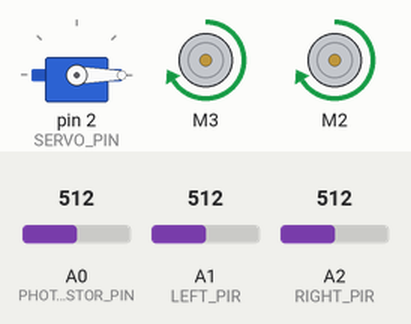
A sketch run on a simulated Arduino Uno, built with avr-gcc and run on an emulated ATmega328P. Shown: servo, 2 × DC motor (green arrow = forward, orange = backward, longer = faster). The test bench sets the inputs (shaded band); at power-on: A0 (PHOTOTRANSISTOR_PIN) = 512, A1 (LEFT_PIR) = 512, A2 (RIGHT_PIR) = 512. What the sketch prints to the serial monitor is not drawn.

Above: at 6.2 s.
6.3 s: A0 (PHOTOTRANSISTOR_PIN) set to 12
7.8 s: A0 (PHOTOTRANSISTOR_PIN) set to 9
10.2 s: A0 (PHOTOTRANSISTOR_PIN) set to 122
At 11.4 s:
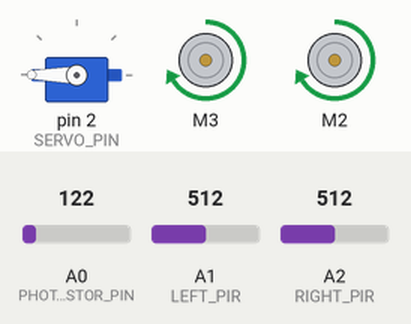
11.7 s: A0 (PHOTOTRANSISTOR_PIN) set to 0
At 12.2 s:
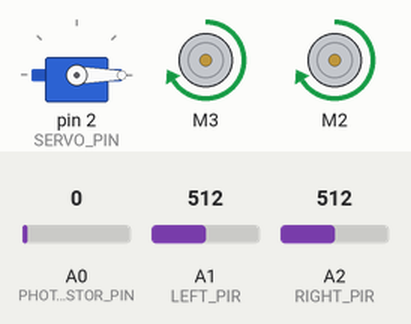
13.2 s: A0 (PHOTOTRANSISTOR_PIN) set to 511
At 13.9 s:
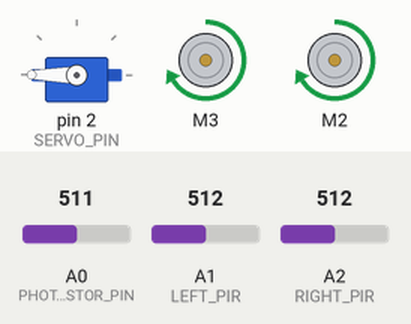
Timing chart, 0 to 15.7 s (numbered marks = the images above; inputs shaded):
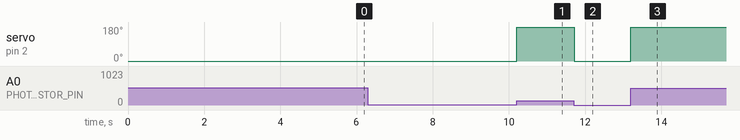

The sketch:

pid.ino
```cpp
/*
 * PIR sensor base code from https://learn.adafruit.com/pir-passive-infrared-proximity-motion-sensor/using-a-pir-w-arduino
 * PID code from MP3
 */

#include <Wire.h>
#include <Adafruit_MotorShield.h>
#include "utility/Adafruit_MS_PWMServoDriver.h"
#include <Servo.h>
#include <movingAvg.h>

// Define pins
#define LEFT_PIR A1      // Set left sensor pin to A1
#define RIGHT_PIR A2     // Set right sensor pin to A2
#define LEFT_MOTOR 3        // Set left motor pin to M3
#define RIGHT_MOTOR 2       // Set right motor pin to M2
#define SERVO_PIN 2             // D2
#define PHOTOTRANSISTOR_PIN A0

// Thresholds of HIGH v. LOW
#define PIR_THRESHOLD 800
#define LIGHT_THRESHOLD 10            // light/dark LIGHT_THRESHOLD

// Servo constants
#define DELAY 900
#define IN_POS 180
#define OUT_POS 0

// Serial baud rate
#define BAUD_RATE 115200

// Set initial speed of motors
// This also controls overall speed once it gets going
#define INITIAL_SPEED 200

// Initialize values
int leftPirState = LOW;             // we start, assuming no motion detected
int rightPirState = LOW;            // we start, assuming no motion detected
int leftVal = 0;                    // variable for reading the pin status
int rightVal = 0;                   // variable for reading the pin status
bool leftHigh, rightHigh;
bool head_in;      // toggle based on head position

// Initialize coefficients for tuning
double kp = 0; // Coefficient proportional gain - raw increase or decrease
double ki = 0; // Coefficient for integral gain
double kd = 0; // Coefficient for derivative gain - linear with amplitude

// Track times
uint32_t currentTime, previousTime, elapsedTime;

// Track error
int sensor[2] = {0, 0}; //    Initialize values for left and right sensors.
                        //    errors can be -1, 0, or 1 depending on which side
                        //    of the tape the robot is on.
                        //    sensor[0] is left wheel. sensor[1] is right wheel.
int error, previousError; // Track current and previous errors
double PID = 0.0; // Initialize PID for control loop
double cumeError, rateError;

// Create the motor shield object with the default I2C address
Adafruit_MotorShield AFMS = Adafruit_MotorShield();

// Select which 'port' M1, M2, M3 or M4.
Adafruit_DCMotor *leftMotor = AFMS.getMotor(LEFT_MOTOR);   // attach left motor
Adafruit_DCMotor *rightMotor = AFMS.getMotor(RIGHT_MOTOR);  // attach right motor

// Set up servo and phototransistor
Servo headServo;  // create servo object to control a servo
movingAvg phototransistor(10);      // use 10 data points for moving avg

void setup() {
  // Initialize serial monitor
  Serial.begin(BAUD_RATE);
  Serial.setTimeout(1);
  head_in = true;

  // Initialize servo and phototransistor moving average
  headServo.attach(SERVO_PIN);
  headServo.write(OUT_POS);         // initial position of head out

  phototransistor.begin();
  phototransistor.reset();

  // Set up pins
  pinMode(LEFT_PIR, INPUT);     // declare sensor as input
  pinMode(RIGHT_PIR, INPUT);    // declare sensor as input

  if (!AFMS.begin()) {         // create with the default frequency 1.6KHz
    Serial.println("Could not find Motor Shield. Check wiring.");
    while (1);
  }
  Serial.println("Motor Shield found.");

  previousTime = millis(); // Get the current value of the millis timer
  previousError = 0;

  delay(5000); // Delay so that the robot does not start moving right away

  // Set the speed to start, from 0 (off) to 255 (max speed)
  leftMotor->setSpeed(INITIAL_SPEED);
  rightMotor->setSpeed(INITIAL_SPEED);

  leftMotor->run(FORWARD);
  rightMotor->run(FORWARD);
}

void loop() {
  // variables to track phototransistor readings
  uint16_t phototransistorData;
  uint16_t phototransistorMovingAvg;

  // read sensor input values
  leftVal = analogRead(LEFT_PIR);
  rightVal = analogRead(RIGHT_PIR);

  phototransistorData = analogRead(PHOTOTRANSISTOR_PIN);
  phototransistorMovingAvg = phototransistor.reading(phototransistorData);

  if ((phototransistorMovingAvg <= LIGHT_THRESHOLD) && head_in) {
    headServo.write(OUT_POS);
    delay(DELAY);
    head_in = !head_in;
    Serial.println("head out");
  } else if ((phototransistorMovingAvg > LIGHT_THRESHOLD) && !head_in) {
    headServo.write(IN_POS);
    delay(DELAY);
    head_in = !head_in;
    Serial.println("head in");
  }

  // print sensor input values for debugging
  Serial.print("left: ");
  Serial.print(leftVal >= PIR_THRESHOLD);
  Serial.print(", right: ");
  Serial.println(rightVal >= PIR_THRESHOLD);

  //  Define sensor values as 1 if they are greater than the PIR_THRESHOLD
  //  meaning that the sensor sees infrared. Define sensor values as 0 if
  //  they are less than the PIR_THRESHOLD meaning that the sensor is
  //  not seeing infrared.
  sensor[0] = leftVal >= PIR_THRESHOLD;
  sensor[1] = rightVal >= PIR_THRESHOLD;

  if ((sensor[0] == 1) && (sensor[1] == 1)){ // If robot is on tape, error = 0.
    error = 0;
  } else if ((sensor[0] == 1) && (sensor[1] == 0)){ // If robot right of tape, error = -1.
    error = -1;
  } else if ((sensor[0] == 0) && (sensor[1] == 1)){ // If robot left of tape, error = 1.
    error = 1;
  }

  PID = computePID(error);

  Serial.println(PID);

  // If robot is to the right of the infrared, decrease left motor speed and increase
  // right motor speed. If robot is to the left of the infrared, increase left motor speed
  // and decrease right motor speed.
  leftMotor->setSpeed(INITIAL_SPEED + PID);
  rightMotor->setSpeed(INITIAL_SPEED - PID);
  leftMotor->run(FORWARD);
  rightMotor->run(FORWARD);
}

// Compute PID
double computePID(double error) {
  currentTime = millis(); // Get the current value of the millis timer
  elapsedTime = double(currentTime - previousTime);

  cumeError += error*elapsedTime;                 // compute integral
  rateError = (error - previousError)/elapsedTime;    // compute derivative

  double diff = kp * error + ki * cumeError + kd * rateError;   // compute PID output

  previousError = error;
  previousTime = currentTime;

  return diff;        // return PID output
}
```

Measured:
- after the input at 10.2 s, servo on pin 2 (SERVO_PIN): 0° → 180° at once
- after the input at 11.7 s, servo on pin 2 (SERVO_PIN): 180° → 0° at once
- after the input at 13.2 s, servo on pin 2 (SERVO_PIN): 0° → 180° at once
